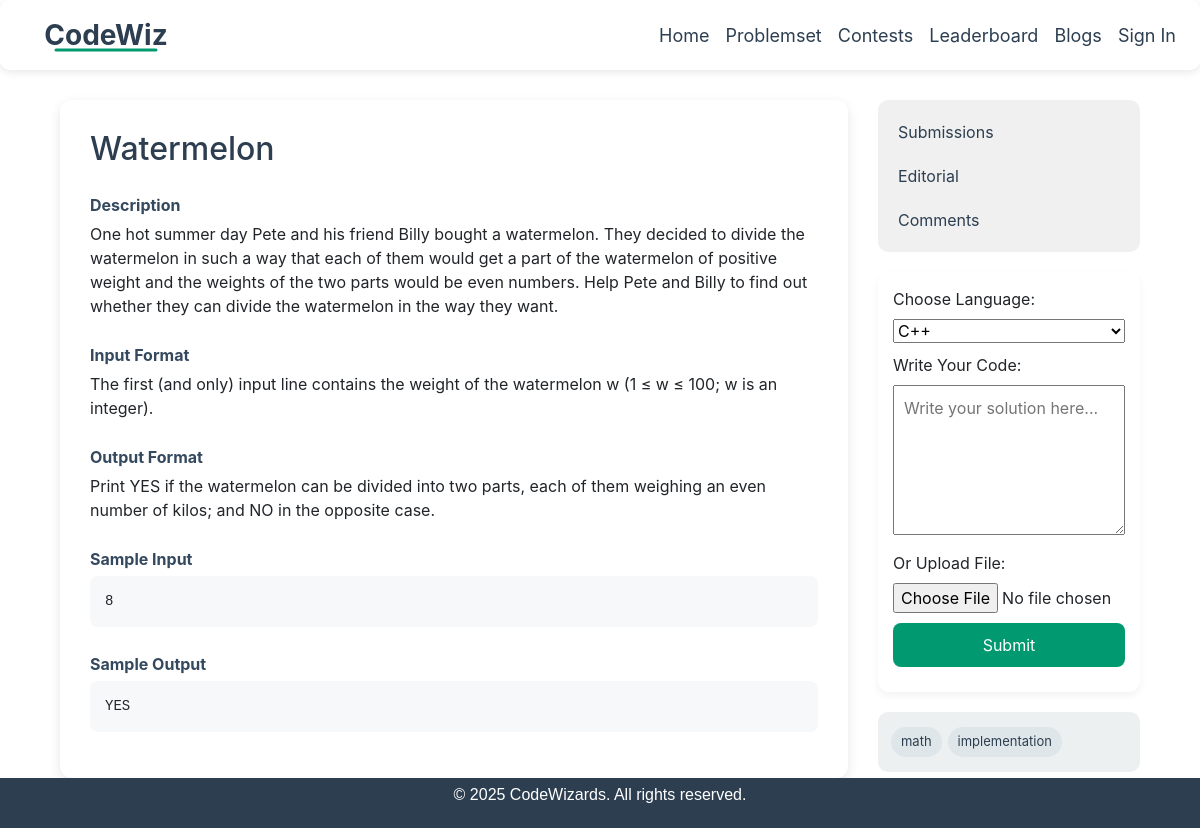
Page /view_problem.php?id=1 on the committed database.
### tables this page shows
CREATE TABLE `problems` (
  `id` int(11) NOT NULL,
  `title` varchar(255) NOT NULL,
  `difficulty` enum('Easy','Medium','Hard') NOT NULL,
  `tags` varchar(255) DEFAULT NULL,
  `description` text NOT NULL,
  `input_format` text DEFAULT NULL,
  `output_format` text DEFAULT NULL,
  `sample_input` text DEFAULT NULL,
  `sample_output` text DEFAULT NULL,
  `solve_count` int(11) DEFAULT 0,
  `created_at` timestamp NOT NULL DEFAULT current_timestamp()
);

### view_problem.php (the view, shortened to what this page needs)
<?php
require_once '/xampp/htdocs/webb/partials/dbconnection.php';
$problem = null;
if (isset($_GET['id'])) {
    $id = intval($_GET['id']);
    $sql = "SELECT * FROM problems WHERE id = $id";
    $result = $conn->query($sql);
    if ($result && $result->num_rows > 0) {
        $problem = $result->fetch_assoc();
    } else {
        die("Problem not found.");
    }
} else {
    die("No problem ID specified.");
}
?>
<!DOCTYPE html>
<html lang="en">
<head>
    <link rel="stylesheet" href="https://maxcdn.bootstrapcdn.com/bootstrap/4.5.2/css/bootstrap.min.css">
</head>
<body>
<div class="page-container">
<?php include('/xampp/htdocs/webb/partials/navbar.php'); ?>
<div class="main-container">
    <div class="left-pane">
        <h2><?php echo htmlspecialchars($problem['title']); ?></h2>
        <div class="section">
            <div class="section-title">Description</div>
            <p><?php echo nl2br(htmlspecialchars($problem['description'])); ?></p>
        </div>
        <div class="section">
            <div class="section-title">Input Format</div>
            <p><?php echo nl2br(htmlspecialchars($problem['input_format'])); ?></p>
        </div>
        <div class="section">
            <div class="section-title">Output Format</div>
            <p><?php echo nl2br(htmlspecialchars($problem['output_format'])); ?></p>
        </div>
        <div class="section">
            <div class="section-title">Sample Input</div>
            <pre><?php echo htmlspecialchars($problem['sample_input']); ?></pre>
        </div>
        <div class="section">
            <div class="section-title">Sample Output</div>
            <pre><?php echo htmlspecialchars($problem['sample_output']); ?></pre>
        </div>
    </div>
    <div class="right-pane">
        <div class="side-nav">
            <a href="submissions.php?problem_id=<?php echo $problem['id']; ?>">Submissions</a>
            <a href="#">Editorial</a>
            <a href="#">Comments</a>
        </div>
        <div class="submit-box">
            <form action="submit.php" method="post" enctype="multipart/form-data">
                <label for="language">Choose Language:</label>
                <select name="language" id="language" required>
                    <option value="cpp">C++</option>
                </select>
                <label for="code">Write Your Code:</label>
                <textarea name="code" id="code" placeholder="Write your solution here..."></textarea>
                <label for="code_file">Or Upload File:</label>
                <input type="file" name="code_file" id="code_file" accept=".cpp,.py,.java">
                <button type="submit">Submit</button>
            </form>
        </div>
        <div class="tag-buttons">
            <?php
            $tags = explode(',', $problem['tags']);
            foreach ($tags as $tag) {
                echo '<span>' . htmlspecialchars(trim($tag)) . '</span>';
            }
            ?>
        </div>
    </div>
</div>
<?php include('/xampp/htdocs/webb/partials/mini_footer.php'); ?>
</div>
</body>
</html>

### view_problem.php (style rules this page uses)
.page-container { min-height: 100vh; display: flex; flex-direction: column; }
.main-container { display: flex; margin-top: 100px; padding: 0 5%; gap: 30px; }
.left-pane { width: 75%; background-color: #fff; padding: 30px; border-radius: 12px; box-shadow: 0 4px 12px rgba(0,0,0,0.1); }
.left-pane h2 { color: #2c3e50; margin-bottom: 20px; }
.section-title { font-weight: bold; margin-top: 25px; margin-bottom: 5px; color: #34495e; }
pre { background-color: #f6f8fa; padding: 15px; border-radius: 8px; overflow-x: auto; }
.right-pane { width: 25%; display: flex; flex-direction: column; gap: 20px; }
.side-nav { background-color: #f0f0f0; padding: 10px; border-radius: 10px; }
.side-nav a { display: block; padding: 10px; color: #2c3e50; text-decoration: none; border-radius: 6px; }
.submit-box { background-color: #ffffff; padding: 15px; border-radius: 12px; box-shadow: 0 4px 8px rgba(0,0,0,0.05); }
.submit-box select, .submit-box textarea, .submit-box input[type="file"], .submit-box button { width: 100%; margin-bottom: 10px; }
.submit-box textarea { height: 150px; resize: vertical; padding: 10px; }
.submit-box button { background-color: #009970; color: white; padding: 10px; border: none; border-radius: 8px; cursor: pointer; }
.tag-buttons { background-color: #ecf0f1; padding: 10px; border-radius: 10px; }
.tag-buttons span { display: inline-block; background-color: #dfe6e9; padding: 5px 10px; margin: 5px 3px; border-radius: 20px; font-size: 13px; color: #2c3e50; }

### rows in the picture
problems: title "Watermelon", description "One hot summer day Pete and his friend Billy bought a watermelon. They decided to divide the watermelon in such a way that each of them would get a part of the watermelon of positive weight and the weights of the two parts would be even numbers. Help Pete and Billy to find out whether they can divide the watermelon in the way they want.", input_format "The first (and only) input line contains the weight of the watermelon w (1 ≤ w ≤ 100; w is an integer).", output_format "Print YES if the watermelon can be divided into two parts, each of them weighing an even number of kilos; and NO in the opposite case.", sample_input "8", sample_output "YES", tags "math", tags "implementation"
